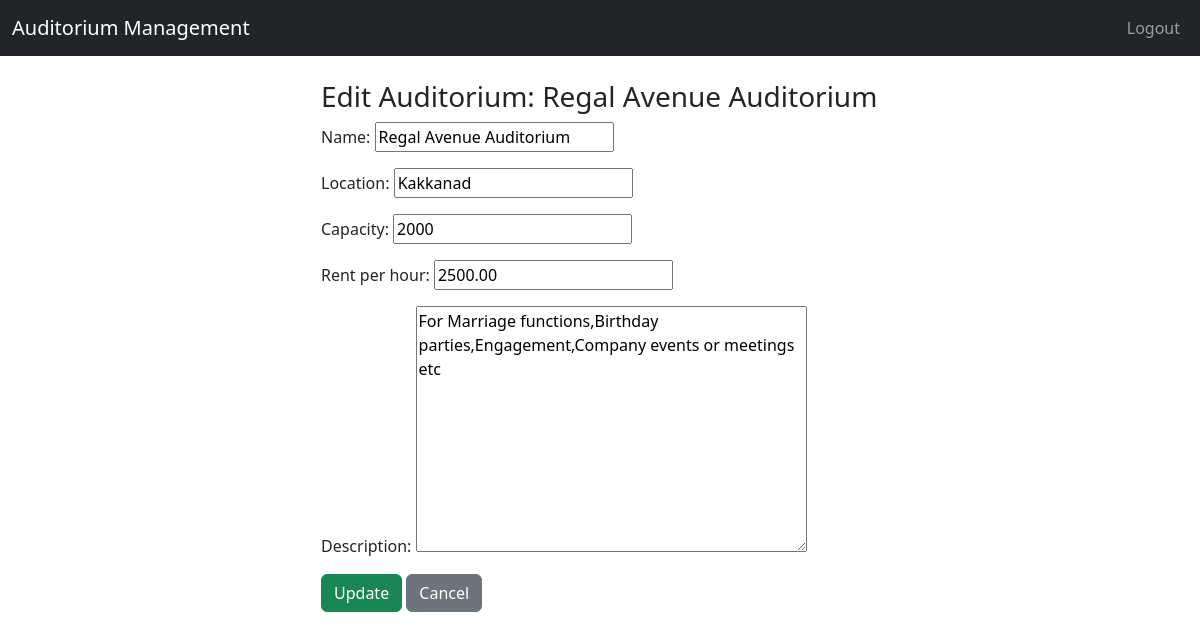
The app's page /edit_auditorium/1/ (signed in) with its own data.
### auditorium_app/models.py (models this page shows, shortened)
class Auditorium(models.Model):
    name = models.CharField(max_length=100)
    location = models.CharField(max_length=150)
    capacity = models.IntegerField()
    rent_per_hour = models.DecimalField(max_digits=10, decimal_places=2)
    description = models.TextField(blank=True, null=True)

### auditorium_app/views.py (the view)
# urls.py: path('edit_auditorium/<int:auditorium_id>/', views.edit_auditorium, name='edit_auditorium'),
@login_required
def edit_auditorium(request, auditorium_id):
    if not request.user.is_staff:
        return redirect('user_dashboard')
    auditorium = get_object_or_404(Auditorium, id=auditorium_id)
    form = AuditoriumForm(request.POST or None, instance=auditorium)
    if form.is_valid():
        form.save()
        return redirect('admin_dashboard')
    return render(request, 'edit_auditorium.html', {'form': form, 'auditorium': auditorium})

### auditorium_app/forms.py
class AuditoriumForm(forms.ModelForm):
    class Meta:
        model = Auditorium
        fields = '__all__'

### auditorium_app/templates/edit_auditorium.html (shortened to what this page needs)
{% extends 'base.html' %}
{% block content %}
<div class="col-md-6 offset-md-3">
  <h3>Edit Auditorium: {{ auditorium.name }}</h3>
  <form method="POST">
    {{ form.as_p }}
    <button type="submit" class="btn btn-success">Update</button>
    <a href="{% url 'admin_dashboard' %}" class="btn btn-secondary">Cancel</a>
  </form>
</div>
{% endblock %}

### records on screen
Auditorium: name "Regal Avenue Auditorium", location "Kakkanad", capacity "2000", rent_per_hour "2500.00", description "For Marriage functions,Birthday parties,Engagement,Company events or meetings etc"
